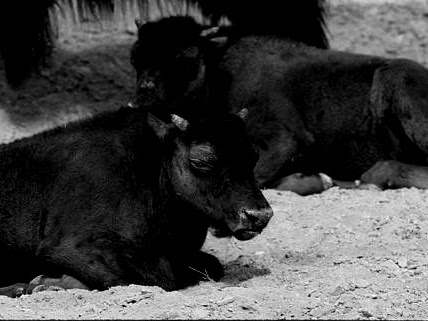
#> input picture Sem2/HimanshuSirTutorials/Resources/EmbeddedImage_0.jpg, 428 x 321 px; its folder holds only this picture in this run
$ python Assignment_3.py
#> lines starting #> are read from the running program, lines starting #| are printed output that depends on the picture
import os.path
import cv2
import numpy as np
import matplotlib.pyplot as plt

image_dir = "Resources"
image_filenames = []
processed_images = {}
k_values = [2, 5, 10]

# Iterate over files in directory
for name in os.listdir(image_dir):
    if os.path.isfile(os.path.join(image_dir, name)):
        image_filenames.append(os.path.join(image_dir, name))

if os.path.isfile('Resources\\eight.tif'):
    image_filenames.remove("Resources\\eight.tif")

# Function to apply contrast stretching with a given K value
def contrast_stretching(image, K):
    return np.clip(K * image, 0, 255).astype(np.uint8)


# Function for logarithmic transformation
def logarithmic_transform(image, c=1):
    c = 255 / np.log(1 + np.max(image))
    return np.array(c * (np.log(1 + image)), dtype=np.uint8)


# Function to perform histogram equalization
def histogram_equalization(image):
    return cv2.equalizeHist(image)


for img_name in image_filenames:
    img = cv2.imread(img_name, cv2.IMREAD_GRAYSCALE)
#> img is the input picture: shape (321, 428); min 0, max 255, mean 65.7
    processed_images[img_name] = {
        "original": img,
        "k2_contrast": contrast_stretching(img, 2),
        "k5_contrast": contrast_stretching(img, 5),
        "k10_contrast": contrast_stretching(img, 10),
        "log": logarithmic_transform(img),
        "equalized": histogram_equalization(img)
    }
#> in contrast_stretching, `return np.clip(K * image, 0, 255).astype(np.uint8)`:
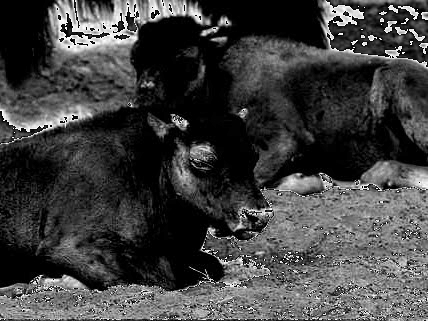
#> returned value: shape (321, 428); min 0, max 254, mean 64.6
#> call 2 of contrast_stretching, with K = 5
#> in contrast_stretching (call 2), `return np.clip(K * image, 0, 255).astype(np.uint8)`:
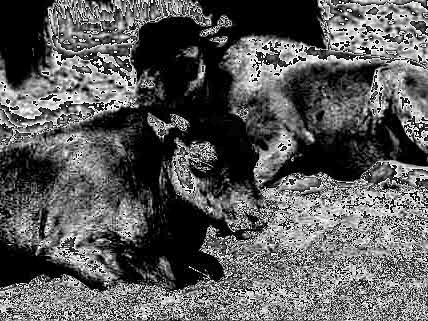
#> returned value: shape (321, 428); min 0, max 255, mean 90.6
#> call 3 of contrast_stretching, with K = 10
#> in contrast_stretching (call 3), `return np.clip(K * image, 0, 255).astype(np.uint8)`:
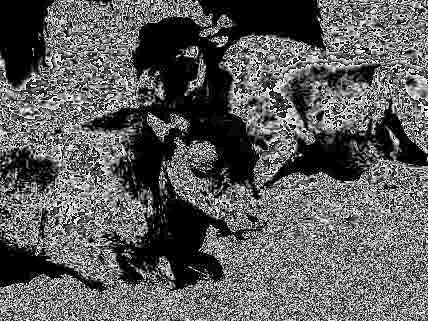
#> returned value: shape (321, 428); min 0, max 254, mean 93.4
#> in logarithmic_transform, `c = 255 / np.log(1 + np.max(image))`: c = 45.99
#> in logarithmic_transform, `return np.array(c * (np.log(1 + image)), dtype=np.uint8)`:
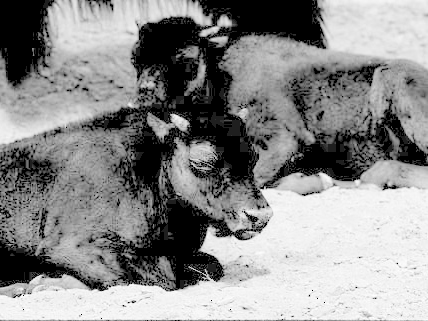
#> returned value: shape (321, 428); min 0, max 255, mean 139.2
#> in histogram_equalization, `return cv2.equalizeHist(image)`:
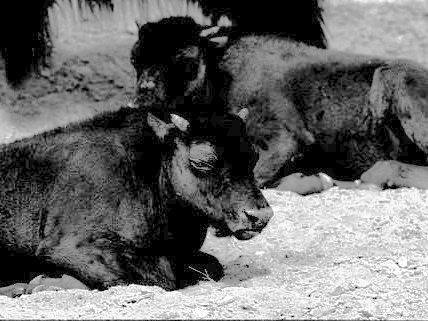
#> returned value: shape (321, 428); min 0, max 255, mean 105.2

for name, variants in processed_images.items():
    fig, axs = plt.subplots(2, 3, figsize=(15, 10))
    fig.suptitle(f'Result for {name}')

    axs[0, 0].imshow(variants["original"], cmap="gray")
    axs[0, 0].set_title("Original")
    axs[0, 1].imshow(variants["k2_contrast"], cmap="gray")
    axs[0, 1].set_title("K = 2")
    axs[0, 2].imshow(variants["k5_contrast"], cmap="gray")
    axs[0, 2].set_title("K = 5")
    axs[1, 0].imshow(variants["k10_contrast"], cmap="gray")
    axs[1, 0].set_title("K = 10")
    axs[1, 1].imshow(variants["log"], cmap="gray")
    axs[1, 1].set_title("Logarithmic Transformation")
    axs[1, 2].imshow(variants["equalized"], cmap="gray")
    axs[1, 2].set_title("Histogram Equalization")
    plt.show()
#> this loop made 1 pass
#> name on pass 1: 'Resources/EmbeddedImage_0.jpg'

$ run again, on Sem2/HimanshuSirTutorials/Resources/EmbeddedImage_1.jpg
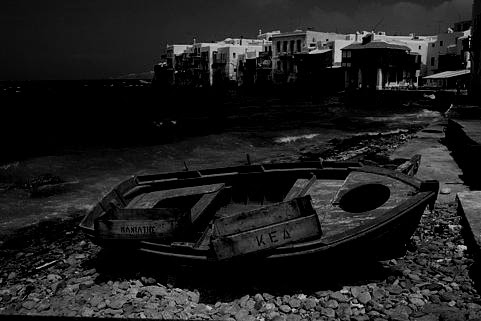
#> input picture Sem2/HimanshuSirTutorials/Resources/EmbeddedImage_1.jpg, 481 x 321 px
#> img is the input picture: shape (321, 481); min 0, max 208, mean 30.6
#> in contrast_stretching (call 3), `return np.clip(K * image, 0, 255).astype(np.uint8)`:
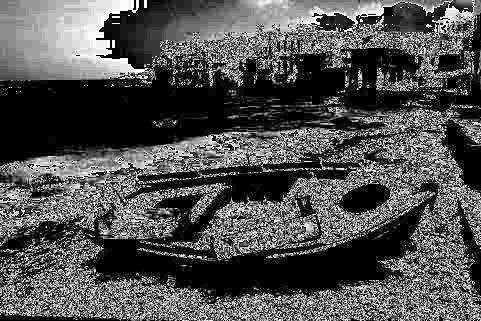
#> returned value: shape (321, 481); min 0, max 254, mean 80.5
#> c = 47.73
#> in histogram_equalization, `return cv2.equalizeHist(image)`:
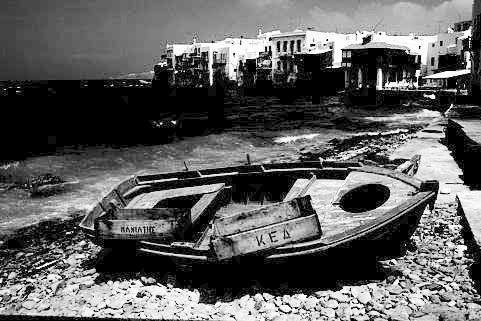
#> returned value: shape (321, 481); min 0, max 255, mean 94.3
#> the loop `for name, variants in processed_images.items():` made 1 pass
#> name on pass 1: 'Resources/EmbeddedImage_1.jpg'

$ run again, on Sem2/HimanshuSirTutorials/Resources/EmbeddedImage_2.jpg
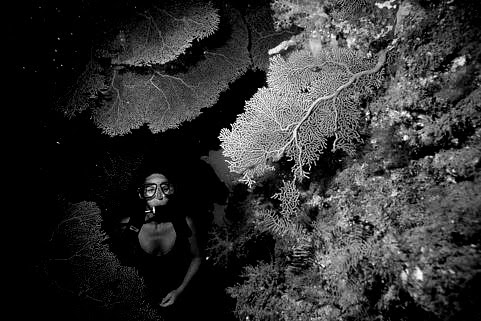
#> input picture Sem2/HimanshuSirTutorials/Resources/EmbeddedImage_2.jpg, 481 x 321 px
#> img is the input picture: shape (321, 481); min 0, max 255, mean 49.8
#> in contrast_stretching (call 3), `return np.clip(K * image, 0, 255).astype(np.uint8)`:
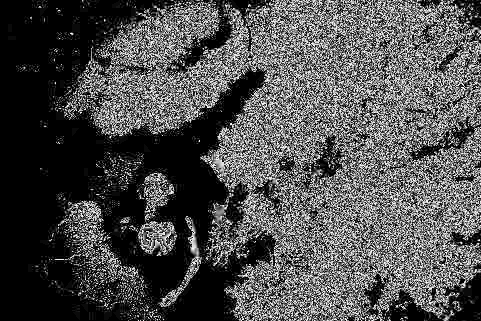
#> returned value: shape (321, 481); min 0, max 254, mean 78.3
#> c = 45.99
#> in histogram_equalization, `return cv2.equalizeHist(image)`:
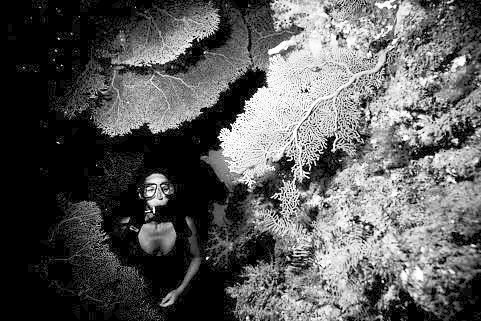
#> returned value: shape (321, 481); min 0, max 255, mean 89.7
#> the loop `for name, variants in processed_images.items():` made 1 pass
#> name on pass 1: 'Resources/EmbeddedImage_2.jpg'
